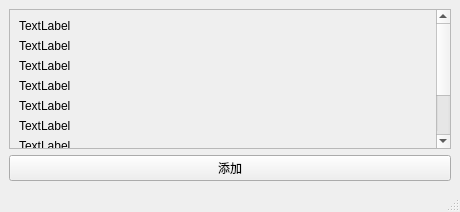
<?xml version="1.0" encoding="UTF-8"?>
<ui version="4.0">
 <class>MainWindow</class>
 <widget class="QMainWindow" name="MainWindow">
  <property name="geometry">
   <rect>
    <x>0</x>
    <y>0</y>
    <width>460</width>
    <height>212</height>
   </rect>
  </property>
  <property name="windowTitle">
   <string>MainWindow</string>
  </property>
  <widget class="QWidget" name="centralwidget">
   <layout class="QGridLayout" name="gridLayout">
    <item row="0" column="0">
     <widget class="QScrollArea" name="scrollArea">
      <property name="widgetResizable">
       <bool>true</bool>
      </property>
      <widget class="QWidget" name="scrollAreaWidgetContents">
       <property name="geometry">
        <rect>
         <x>0</x>
         <y>0</y>
         <width>423</width>
         <height>232</height>
        </rect>
       </property>
       <layout class="QVBoxLayout" name="verticalLayout">
        <item>
         <widget class="QLabel" name="label">
          <property name="text">
           <string>TextLabel</string>
          </property>
         </widget>
        </item>
        <item>
         <widget class="QLabel" name="label_3">
          <property name="text">
           <string>TextLabel</string>
          </property>
         </widget>
        </item>
        <item>
         <widget class="QLabel" name="label_4">
          <property name="text">
           <string>TextLabel</string>
          </property>
         </widget>
        </item>
        <item>
         <widget class="QLabel" name="label_6">
          <property name="text">
           <string>TextLabel</string>
          </property>
         </widget>
        </item>
        <item>
         <widget class="QLabel" name="label_9">
          <property name="text">
           <string>TextLabel</string>
          </property>
         </widget>
        </item>
        <item>
         <widget class="QLabel" name="label_10">
          <property name="text">
           <string>TextLabel</string>
          </property>
         </widget>
        </item>
        <item>
         <widget class="QLabel" name="label_8">
          <property name="text">
           <string>TextLabel</string>
          </property>
         </widget>
        </item>
        <item>
         <widget class="QLabel" name="label_7">
          <property name="text">
           <string>TextLabel</string>
          </property>
         </widget>
        </item>
        <item>
         <widget class="QLabel" name="label_5">
          <property name="text">
           <string>TextLabel</string>
          </property>
         </widget>
        </item>
        <item>
         <widget class="QLabel" name="label_2">
          <property name="text">
           <string>TextLabel</string>
          </property>
         </widget>
        </item>
       </layout>
      </widget>
     </widget>
    </item>
    <item row="1" column="0">
     <widget class="QPushButton" name="pushButton">
      <property name="text">
       <string>添加</string>
      </property>
     </widget>
    </item>
   </layout>
  </widget>
  <widget class="QMenuBar" name="menubar">
   <property name="geometry">
    <rect>
     <x>0</x>
     <y>0</y>
     <width>460</width>
     <height>22</height>
    </rect>
   </property>
  </widget>
  <widget class="QStatusBar" name="statusbar"/>
 </widget>
 <resources/>
 <connections>
  <connection>
   <sender>pushButton</sender>
   <signal>clicked()</signal>
   <receiver>MainWindow</receiver>
   <slot>test()</slot>
   <hints>
    <hint type="sourcelabel">
     <x>194</x>
     <y>175</y>
    </hint>
    <hint type="destinationlabel">
     <x>197</x>
     <y>188</y>
    </hint>
   </hints>
  </connection>
 </connections>
 <slots>
  <slot>test()</slot>
 </slots>
</ui>
